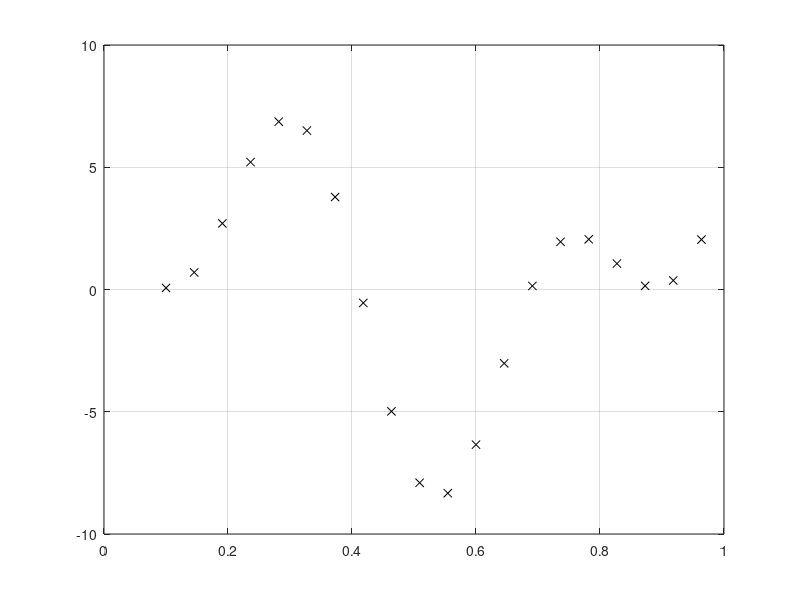

Write MATLAB code to recreate this figure.
clc;

% Aproksimavimo intervalas:
x = 0.1:1/22:1;
fprintf("x:"); disp(x);

% Aproksimuojamoji funkcija (tikrosios vertės):
d = 5*sin(8*x) + 4*cos(16*x + pi/3);
fprintf("d:"); disp(d);

plot(x, d, 'kx'); grid;

% Pasirenku naudoti 4 neuronų paslėptąjį sl.

% Pradines koeficientų reikšmes imu atsitiktines:
w1_11_n0 = rand(1);  b1_1_n0  = rand(1);
w1_21_n0 = rand(1);  b1_2_n0  = rand(1);
w1_31_n0 = rand(1);  b1_3_n0  = rand(1);
w1_41_n0 = rand(1);  b1_4_n0  = rand(1);

% Skaičiuoju tinklo atsaką,
% visų neuronų įėjimai:
v1(1) = x(1) * w1_11_n0 + b1_1_n0;
v2(1) = x(1) * w1_21_n0 + b1_2_n0;
v3(1) = x(1) * w1_31_n0 + b1_3_n0;
v4(1) = x(1) * w1_41_n0 + b1_4_n0;

fprintf("Pabaiga.\n");
